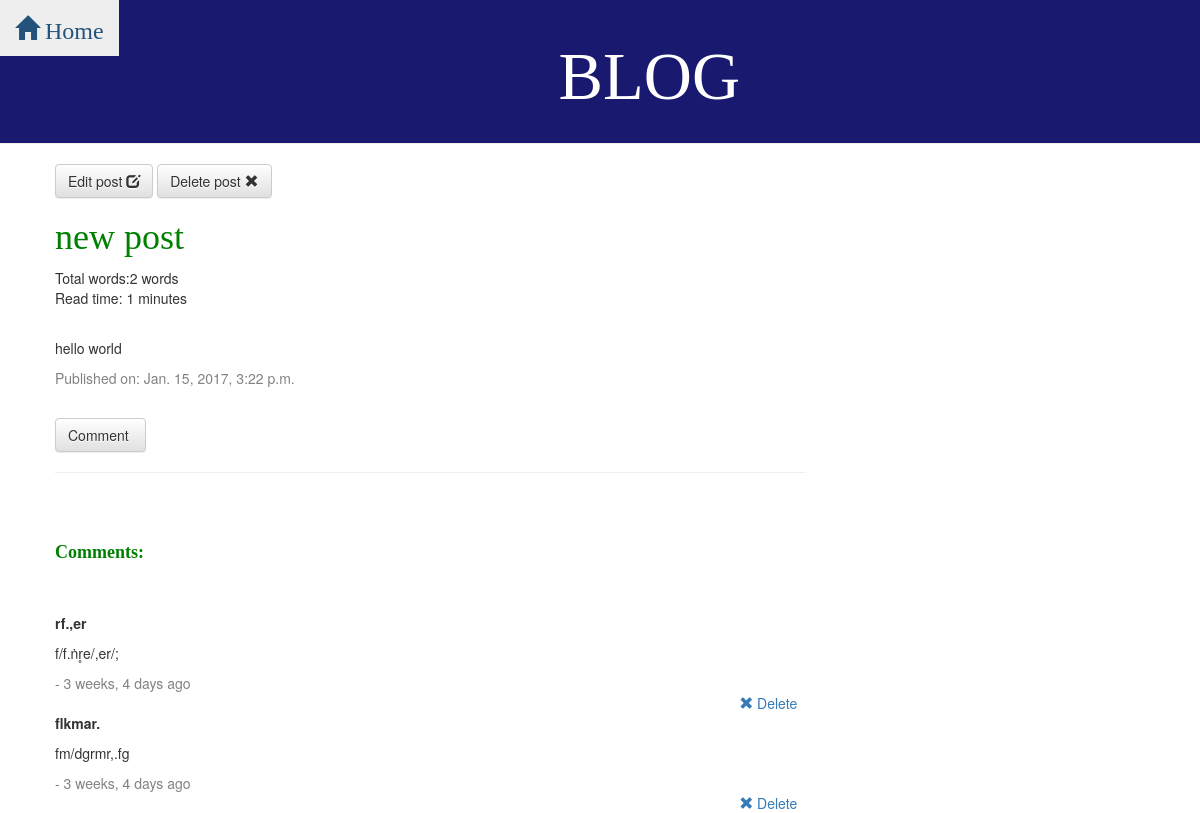
The app's page /post/10/ (signed in) with its own data.
### blog/models.py (models this page shows, shortened)
class Post(models.Model):
    author = models.ForeignKey(User, default=1)
    title = models.CharField(max_length=200)
    text = models.TextField()
    created_date = models.DateTimeField(default=timezone.now)
    published_date = models.DateTimeField(blank=True, null=True)
    image = models.ImageField(null=True, blank=True,
                              upload_to=upload_location,
                              height_field="height_field",
                              width_field="width_field")
    height_field = models.IntegerField(default=0, null=True)
    width_field = models.IntegerField(default=0, null=True)
    is_favorite = models.BooleanField(default=False)
    word_count = models.IntegerField(null=True)
    read_time = models.IntegerField(default=0)  # assuming read time is in minutes
    def get_read_time(self):
        if self.text:
            self.read_time = reading_time(self.text)
            return self.read_time
    def count_words(self):
        if self.text:
            self.word_count = word_count(self.text)
            return self.word_count

class Comment(models.Model):
    post = models.ForeignKey('blog.Post', related_name='comments')  # linked to Post model via the name 'comments'
    author = models.CharField(max_length=200)
    content = models.TextField(default=None)
    created_time = models.DateTimeField(default=timezone.now())
    approved_comment = models.BooleanField(default=False)
    timestamp = models.DateTimeField(auto_now_add=True)
    class Meta:
        ordering = ['-timestamp']

### blog/views.py (the view)
# urls.py: url(r'^post/(?P<pk>\d+)/$', views.post_detail, name='post_detail'),
def post_detail(request, pk):
    if not request.user.is_authenticated():
        return render(request, 'blog/login.html')
    else:
        user = request.user
        post = get_object_or_404(Post, pk=pk)
        read_time = post.get_read_time()
        post.read_time = read_time
        wc = post.count_words()
        post.word_count = wc
        """
        parent_obj = None
        try:
            parent_id = int(request.POST.get("parent_id"))
        except:
            parent_id = None

        if parent_id:
            parent_qs = Comment.objects.filter(id=parent_id)
            if parent_qs.exists() and parent_qs.count() == 1:
                parent_obj = parent_qs.first()
        """
        context = {
            'post': post,
            'user': user,
        }
        return render(request, 'blog/post_detail.html', context)

### blog/utils.py (called while the page is built)
def word_count(html_string):
    matching_words = re.findall(r'\w+', html_string)
    count = len(matching_words)
    return count

def reading_time(html_string):
    words = word_count(html_string)
    read_time_min = math.ceil(words/200.0)#assuming 200 words/min reading speed
    return int(read_time_min)

### blog/templates/blog/post_detail.html (shortened to what this page needs)
{% extends 'blog/base.html' %}
{% block content %}
            <div class="post">
                {% if user.is_authenticated %}
                    <a class="btn btn-default" href="{% url 'blog:post_edit' pk=post.pk %}">
                        Edit post
                            <span class="glyphicon glyphicon-edit"></span>
                    </a>
                    <a class="btn btn-default" href="{% url 'blog:confirm_post_delete' pk=post.pk %}">
                        Delete post
                            <span class="glyphicon glyphicon-remove"></span>
                    </a>
                {% endif %}
                <h1>{{ post.title }}</h1>
                <p class="vtimefield">
                    Total words:{{post.word_count}} words <br>
                    Read time: {{post.read_time}} minutes
                </p>
                <br>
                <p align="justify">{{ post.text }}</p>
                  {% if post.published_date %}
                    <div class="date">
                        <p>Published on:
                        {{ post.published_date }}
                            </p>
                    </div>
                        <br>
                        <a class="btn btn-default" href="{% url 'blog:add_comment' pk=post.pk %}">
                            Comment
                        </a>
                <hr>
            </div>
        <h4 id="view_comment"><strong>Comments:</strong></h4><br>
        {% for comment in post.comments.all %}<br>
            {% if user.is_authenticated or comment.approved_comment %}
                <strong>{{ comment.author }}</strong>
                    <p>{{ comment.content|linebreaks }}</p>
                    <div class="date">
                         - {{comment.timestamp|timesince}} ago
                    </div>
                <div class="cmnts-right pull-right btn-margin">
                     {% if user.is_authenticated %}
                        <a href="{% url 'blog:comment_remove' pk=comment.pk %}">
                            <span class="glyphicon glyphicon-remove"></span>
                                Delete
                        </a>&nbsp;
                     {% endif %}
                 </div>
            {% endif %}
        {% empty %}
            <p>No comments here yet.</p>
            {% endfor %}
            {% else %}
                    <a class="btn btn-default" href="{% url 'blog:blog.views.post_publish' pk=post.pk %}">Publish</a><br>
            {% endif %}
{% endblock %}

### blog/static/css/style.css (style rules this page uses)
h1, h2, h3, h4 { font-family: 'Lobster', cursive; color:green; }
.date { color: #828282; }
.post { margin-bottom: 70px; }

### records on screen
Post: title "new post", word_count "2", read_time "1", text "hello world", published_date "Jan. 15, 2017, 3:22 p.m."
Comment: author "rf.,er", content "f/f.ṅr̥e/,er/;", timestamp "3 weeks, 4 days"
Comment: author "flkmar.", content "fm/dgrmr,.fg", timestamp "3 weeks, 4 days"
